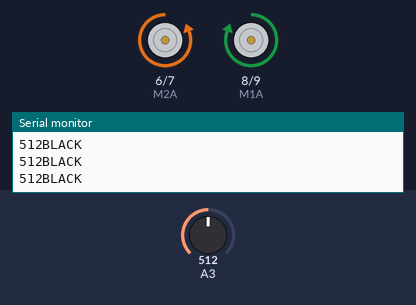
Bench run of a sketch on a simulated Arduino Uno, built with avr-gcc and run on an emulated ATmega328P. On the bench: motor-driver pin pairs drawn as motors (green arrow = first pin HIGH = forward, orange = second pin HIGH = backward, longer = more drive), the last lines printed to the serial monitor. Inputs (shaded band) come from the test bench; at power-on: A3 = 512.

Above: at 1.2 s.
1.3 s: A3 set to 106
2.8 s: A3 set to 94
At 3.6 s:
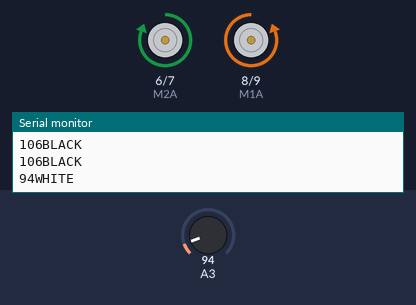
5.8 s: A3 set to 110
At 6.6 s:
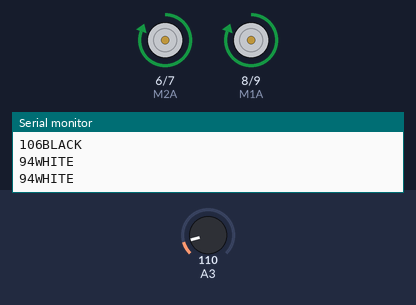
8.3 s: A3 set to 90
At 9.1 s:
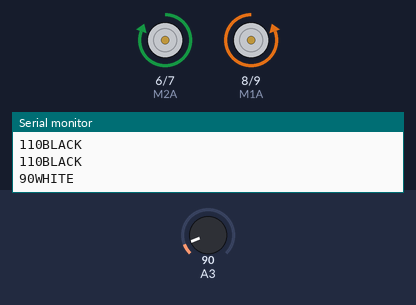
Timing chart, 0 to 12.3 s (numbered marks = the images above; inputs shaded):
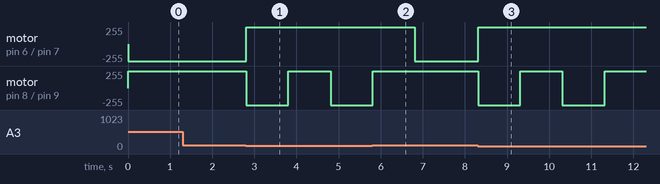

The sketch:

MotorSensorTest.ino
```cpp
int x;

void setup() {
#define M1A 8
#define M1B 9
#define M2A 6
#define M2B 7
  Serial.begin(9600);
  pinMode(M1A, OUTPUT);
  pinMode(M1B, OUTPUT);
  pinMode(M2A, OUTPUT);
  pinMode(M2B, OUTPUT);

}

void loop() {
  x = analogRead(3);
  Serial.print(x);
  if (x > 100) {
    Serial.println("BLACK");
    digitalWrite(M1A, HIGH);
    digitalWrite(M1B, LOW);
    digitalWrite(M2A, LOW);
    digitalWrite(M2B, HIGH);
    delay(100);
  } else {
    Serial.println("WHITE");
    digitalWrite(M1A, LOW);
    digitalWrite(M1B, HIGH);
    digitalWrite(M2A, HIGH);
    digitalWrite(M2B, LOW);
    delay(1000);
    digitalWrite(M1A, HIGH);
    digitalWrite(M1B, LOW);
    digitalWrite(M2A, HIGH);
    digitalWrite(M2B, LOW);
    delay(1000);
  }
}
```

Measured:
- the behaviour switches between 101 and 100 on A3 (found by bisection; images 0 and 1)
- after the input at 2.8 s, motor on pin 6 (M2A) / pin 7 (M2B): backward 255/255 → forward 255/255 at once; motor on pin 8 (M1A) / pin 9 (M1B): forward 255/255 → backward 255/255 at once, → forward 255/255 1.0 s later, → backward 255/255 1.0 s later
- after the input at 5.8 s, motor on pin 6 (M2A) / pin 7 (M2B): forward 255/255 → backward 255/255 after 1.0 s; motor on pin 8 (M1A) / pin 9 (M1B): goes on until 5.8 s, then stays forward 255/255
- after the input at 8.3 s, motor on pin 6 (M2A) / pin 7 (M2B): backward 255/255 → forward 255/255 at once; motor on pin 8 (M1A) / pin 9 (M1B): alternates forward 255/255 for 1.0 s and backward 255/255 for 1.0 s, starting at once
